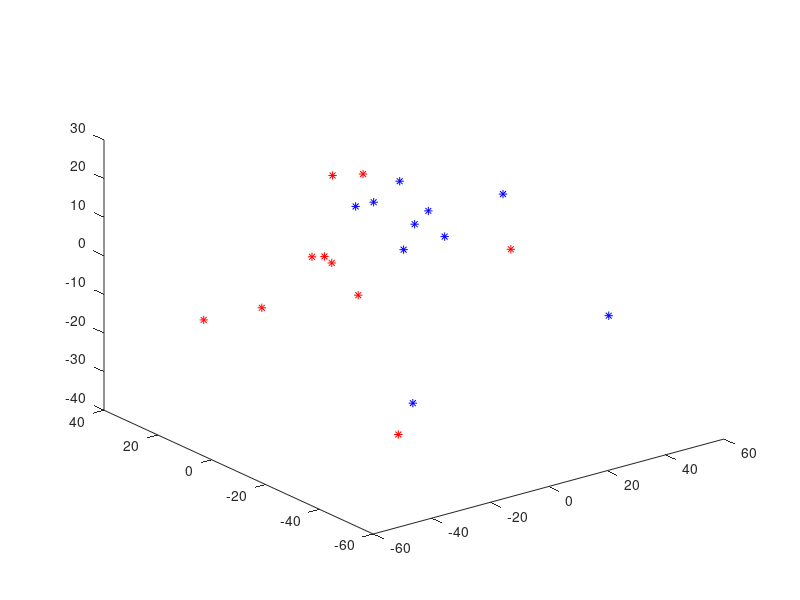
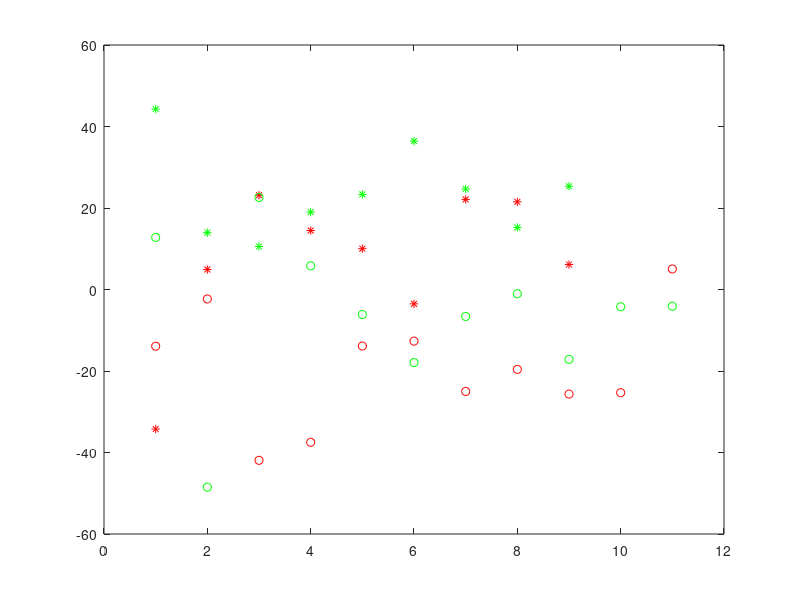

MATLAB code to generate these figures, in order:
# Topic 2pkg load statistics#Read the gene expressions values from the data.txt file data=dlmread("data3.txt", "\t", 0, 0);#Execution of the principal component analysis algorithm (princomp) to reduce variables (genes in our case) from 10,000 #Visualisation of the data for the first 3 new variables (principal components)#In red the samples that are cancerous (the first 10) and with blue the healthy ones (the remaining 10) data=data';[W,pc]=princomp(data);pc=pc';W=W';figure(3);plot3( pc(1,1:10), pc(2,1:10), pc(3,1:10), "*r");hold on;plot3( pc(1,11:20), pc(2,11:20), pc(3,11:20), "*b");hold off;# Creating a new data table only with the values from the first 3 new variables (principal components) for the 20 samples, ie a 3x20 table# This new table will be our data to run the KMeans algorithm with k = 2. The algorithm groups our samples into 2 classes array=pc(1:3,:);array=array';k=2;[idx, centers] = kmeans (array, k); #Idx contains the prediction of the algorithm and we know that the first 10 are cancerous and the remaining 10 healthy.#Visualisation of the data with such way to display the predictions per group but also the real one group / class in a three-dimensional graph containing #a) green asterisks for samples that are cancerous and kmeans grouped them into group 1 #b) red asterisks for samples that are cancerous and kmeans themgrouped in group 2 #c) red circles for samples that are healthy kmeans grouped them into group 1 #d) green circles for the samples which is healthy and kmeans grouped them into group 2 figure(4);plot (array(idx==1,1),'g*', array(idx==1,2), 'r*');hold on;plot (array(idx==2,1),'ro', array(idx==2,2), 'go');hold off;